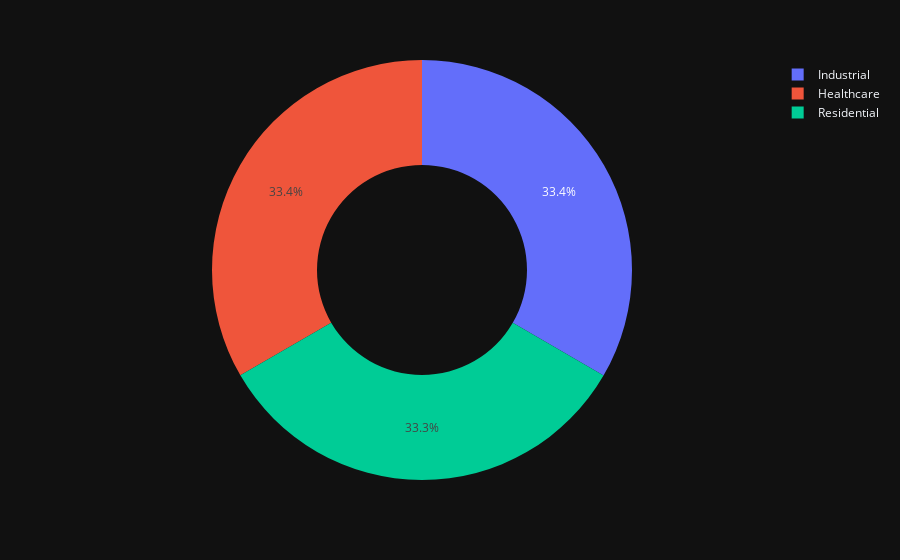

The cell this chart's notebook holds for it:
### Code cell
# Plotting Contribution of Waste Water from Different Sources data using Pie / Donut Chart
px.pie(WstWtrtrt_Sources_grouped_df,names='Source Name',values='Volume of Water Treated',template='plotly_dark',hole=0.5)
#fig.update_layout(width=500,title=dict(text='% Contribution of waste water from different Sources',x=0.5))
#fig.show()

### Figure 1 — Plotly figure (JSON) as saved in the notebook; plotly's stock layout.template omitted (floating-point values rounded to 4 significant figures)
{"data": [{"domain": {"x": [0, 1], "y": [0, 1]}, "hole": 0.5, "hovertemplate": "Source Name=%{label}<br>Volume of Water Treated=%{value}<extra></extra>", "labels": ["Healthcare ", "Industrial ", "Residential "], "legendgroup": "", "name": "", "showlegend": true, "type": "pie", "values": [8403, 8408, 8375]}], "layout": {"legend": {"tracegroupgap": 0}, "margin": {"t": 60}}}
